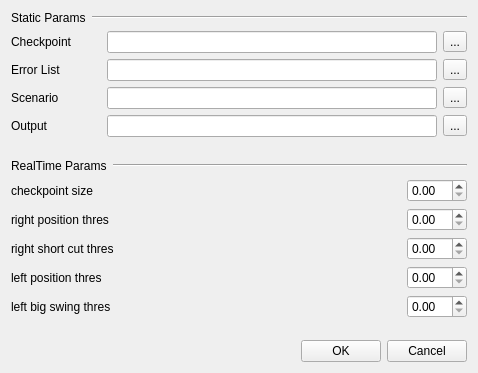
<?xml version="1.0" encoding="UTF-8"?>
<ui version="4.0">
 <class>ScenarioCheck</class>
 <widget class="QWidget" name="ScenarioCheck">
  <property name="geometry">
   <rect>
    <x>0</x>
    <y>0</y>
    <width>478</width>
    <height>373</height>
   </rect>
  </property>
  <property name="sizePolicy">
   <sizepolicy hsizetype="Fixed" vsizetype="Fixed">
    <horstretch>0</horstretch>
    <verstretch>0</verstretch>
   </sizepolicy>
  </property>
  <property name="windowTitle">
   <string>Form</string>
  </property>
  <layout class="QVBoxLayout" name="verticalLayout">
   <item>
    <layout class="QHBoxLayout" name="horizontalLayout_12">
     <item>
      <widget class="QLabel" name="label_2">
       <property name="text">
        <string>Static Params</string>
       </property>
      </widget>
     </item>
     <item>
      <widget class="Line" name="line_2">
       <property name="sizePolicy">
        <sizepolicy hsizetype="Expanding" vsizetype="Fixed">
         <horstretch>0</horstretch>
         <verstretch>0</verstretch>
        </sizepolicy>
       </property>
       <property name="orientation">
        <enum>Qt::Horizontal</enum>
       </property>
      </widget>
     </item>
    </layout>
   </item>
   <item>
    <layout class="QHBoxLayout" name="horizontalLayout_2">
     <item>
      <widget class="QLabel" name="checkpoint_label">
       <property name="minimumSize">
        <size>
         <width>90</width>
         <height>0</height>
        </size>
       </property>
       <property name="text">
        <string>Checkpoint</string>
       </property>
      </widget>
     </item>
     <item>
      <widget class="QLineEdit" name="checkpoint_text"/>
     </item>
     <item>
      <widget class="QToolButton" name="checkpoint_tool">
       <property name="sizePolicy">
        <sizepolicy hsizetype="Fixed" vsizetype="Fixed">
         <horstretch>0</horstretch>
         <verstretch>0</verstretch>
        </sizepolicy>
       </property>
       <property name="text">
        <string>...</string>
       </property>
      </widget>
     </item>
    </layout>
   </item>
   <item>
    <layout class="QHBoxLayout" name="horizontalLayout_3">
     <item>
      <widget class="QLabel" name="error_list_label">
       <property name="minimumSize">
        <size>
         <width>90</width>
         <height>0</height>
        </size>
       </property>
       <property name="text">
        <string>Error List</string>
       </property>
      </widget>
     </item>
     <item>
      <widget class="QLineEdit" name="error_list_text"/>
     </item>
     <item>
      <widget class="QToolButton" name="error_list_tool">
       <property name="sizePolicy">
        <sizepolicy hsizetype="Fixed" vsizetype="Fixed">
         <horstretch>0</horstretch>
         <verstretch>0</verstretch>
        </sizepolicy>
       </property>
       <property name="text">
        <string>...</string>
       </property>
      </widget>
     </item>
    </layout>
   </item>
   <item>
    <layout class="QHBoxLayout" name="horizontalLayout_4">
     <item>
      <widget class="QLabel" name="scenario_label">
       <property name="minimumSize">
        <size>
         <width>90</width>
         <height>0</height>
        </size>
       </property>
       <property name="text">
        <string>Scenario</string>
       </property>
      </widget>
     </item>
     <item>
      <widget class="QLineEdit" name="scenario_text"/>
     </item>
     <item>
      <widget class="QToolButton" name="scenario_tool">
       <property name="sizePolicy">
        <sizepolicy hsizetype="Fixed" vsizetype="Fixed">
         <horstretch>0</horstretch>
         <verstretch>0</verstretch>
        </sizepolicy>
       </property>
       <property name="text">
        <string>...</string>
       </property>
      </widget>
     </item>
    </layout>
   </item>
   <item>
    <layout class="QHBoxLayout" name="horizontalLayout_5">
     <item>
      <widget class="QLabel" name="output_label">
       <property name="minimumSize">
        <size>
         <width>90</width>
         <height>0</height>
        </size>
       </property>
       <property name="text">
        <string>Output</string>
       </property>
      </widget>
     </item>
     <item>
      <widget class="QLineEdit" name="optput_text"/>
     </item>
     <item>
      <widget class="QToolButton" name="output_tool">
       <property name="sizePolicy">
        <sizepolicy hsizetype="Fixed" vsizetype="Fixed">
         <horstretch>0</horstretch>
         <verstretch>0</verstretch>
        </sizepolicy>
       </property>
       <property name="text">
        <string>...</string>
       </property>
      </widget>
     </item>
    </layout>
   </item>
   <item>
    <spacer name="verticalSpacer">
     <property name="orientation">
      <enum>Qt::Vertical</enum>
     </property>
     <property name="sizeHint" stdset="0">
      <size>
       <width>20</width>
       <height>0</height>
      </size>
     </property>
    </spacer>
   </item>
   <item>
    <layout class="QHBoxLayout" name="horizontalLayout_11">
     <item>
      <widget class="QLabel" name="label">
       <property name="text">
        <string>RealTime Params</string>
       </property>
      </widget>
     </item>
     <item>
      <widget class="Line" name="line">
       <property name="sizePolicy">
        <sizepolicy hsizetype="Expanding" vsizetype="Fixed">
         <horstretch>0</horstretch>
         <verstretch>0</verstretch>
        </sizepolicy>
       </property>
       <property name="orientation">
        <enum>Qt::Horizontal</enum>
       </property>
      </widget>
     </item>
    </layout>
   </item>
   <item>
    <layout class="QHBoxLayout" name="horizontalLayout_6">
     <item>
      <widget class="QLabel" name="checkpoint_size_label">
       <property name="text">
        <string>checkpoint size</string>
       </property>
      </widget>
     </item>
     <item>
      <widget class="QDoubleSpinBox" name="checkpoint_size_value">
       <property name="sizePolicy">
        <sizepolicy hsizetype="Expanding" vsizetype="Expanding">
         <horstretch>0</horstretch>
         <verstretch>0</verstretch>
        </sizepolicy>
       </property>
       <property name="minimumSize">
        <size>
         <width>0</width>
         <height>0</height>
        </size>
       </property>
       <property name="maximumSize">
        <size>
         <width>60</width>
         <height>30</height>
        </size>
       </property>
       <property name="buttonSymbols">
        <enum>QAbstractSpinBox::UpDownArrows</enum>
       </property>
      </widget>
     </item>
    </layout>
   </item>
   <item>
    <layout class="QHBoxLayout" name="horizontalLayout_7">
     <item>
      <widget class="QLabel" name="right_position_thres_label">
       <property name="text">
        <string>right position thres</string>
       </property>
      </widget>
     </item>
     <item>
      <widget class="QDoubleSpinBox" name="right_position_thres_value">
       <property name="sizePolicy">
        <sizepolicy hsizetype="Expanding" vsizetype="Expanding">
         <horstretch>0</horstretch>
         <verstretch>0</verstretch>
        </sizepolicy>
       </property>
       <property name="maximumSize">
        <size>
         <width>60</width>
         <height>30</height>
        </size>
       </property>
      </widget>
     </item>
    </layout>
   </item>
   <item>
    <layout class="QHBoxLayout" name="horizontalLayout_8">
     <item>
      <widget class="QLabel" name="right_short_cut_thres_label">
       <property name="text">
        <string>right short cut thres</string>
       </property>
      </widget>
     </item>
     <item>
      <widget class="QDoubleSpinBox" name="right_short_cut_thres_value">
       <property name="sizePolicy">
        <sizepolicy hsizetype="Expanding" vsizetype="Expanding">
         <horstretch>0</horstretch>
         <verstretch>0</verstretch>
        </sizepolicy>
       </property>
       <property name="minimumSize">
        <size>
         <width>0</width>
         <height>0</height>
        </size>
       </property>
       <property name="maximumSize">
        <size>
         <width>60</width>
         <height>30</height>
        </size>
       </property>
      </widget>
     </item>
    </layout>
   </item>
   <item>
    <layout class="QHBoxLayout" name="horizontalLayout_9">
     <item>
      <widget class="QLabel" name="left_position_thres_label">
       <property name="text">
        <string>left position thres</string>
       </property>
      </widget>
     </item>
     <item>
      <widget class="QDoubleSpinBox" name="left_position_thres_value">
       <property name="sizePolicy">
        <sizepolicy hsizetype="Expanding" vsizetype="Expanding">
         <horstretch>0</horstretch>
         <verstretch>0</verstretch>
        </sizepolicy>
       </property>
       <property name="maximumSize">
        <size>
         <width>60</width>
         <height>30</height>
        </size>
       </property>
      </widget>
     </item>
    </layout>
   </item>
   <item>
    <layout class="QHBoxLayout" name="horizontalLayout_10">
     <item>
      <widget class="QLabel" name="left_big_swing_thres_label">
       <property name="text">
        <string>left big swing thres</string>
       </property>
      </widget>
     </item>
     <item>
      <widget class="QDoubleSpinBox" name="left_big_swing_thres_value">
       <property name="sizePolicy">
        <sizepolicy hsizetype="Expanding" vsizetype="Expanding">
         <horstretch>0</horstretch>
         <verstretch>0</verstretch>
        </sizepolicy>
       </property>
       <property name="maximumSize">
        <size>
         <width>60</width>
         <height>30</height>
        </size>
       </property>
      </widget>
     </item>
    </layout>
   </item>
   <item>
    <spacer name="verticalSpacer_2">
     <property name="orientation">
      <enum>Qt::Vertical</enum>
     </property>
     <property name="sizeHint" stdset="0">
      <size>
       <width>20</width>
       <height>0</height>
      </size>
     </property>
    </spacer>
   </item>
   <item>
    <layout class="QHBoxLayout" name="horizontalLayout">
     <item>
      <spacer name="horizontalSpacer">
       <property name="orientation">
        <enum>Qt::Horizontal</enum>
       </property>
       <property name="sizeHint" stdset="0">
        <size>
         <width>40</width>
         <height>20</height>
        </size>
       </property>
      </spacer>
     </item>
     <item>
      <widget class="QPushButton" name="ok">
       <property name="text">
        <string>OK</string>
       </property>
      </widget>
     </item>
     <item>
      <widget class="QPushButton" name="cancel">
       <property name="text">
        <string>Cancel</string>
       </property>
      </widget>
     </item>
    </layout>
   </item>
  </layout>
 </widget>
 <resources/>
 <connections>
  <connection>
   <sender>ScenarioCheck</sender>
   <signal>checkpoint_file_selected(QString)</signal>
   <receiver>checkpoint_text</receiver>
   <slot>setText(QString)</slot>
   <hints>
    <hint type="sourcelabel">
     <x>502</x>
     <y>5</y>
    </hint>
    <hint type="destinationlabel">
     <x>483</x>
     <y>15</y>
    </hint>
   </hints>
  </connection>
  <connection>
   <sender>ScenarioCheck</sender>
   <signal>error_list_file_selected(QString)</signal>
   <receiver>error_list_text</receiver>
   <slot>setText(QString)</slot>
   <hints>
    <hint type="sourcelabel">
     <x>543</x>
     <y>52</y>
    </hint>
    <hint type="destinationlabel">
     <x>464</x>
     <y>55</y>
    </hint>
   </hints>
  </connection>
  <connection>
   <sender>ScenarioCheck</sender>
   <signal>scenario_file_selected(QString)</signal>
   <receiver>scenario_text</receiver>
   <slot>setText(QString)</slot>
   <hints>
    <hint type="sourcelabel">
     <x>543</x>
     <y>92</y>
    </hint>
    <hint type="destinationlabel">
     <x>427</x>
     <y>85</y>
    </hint>
   </hints>
  </connection>
  <connection>
   <sender>ScenarioCheck</sender>
   <signal>output_file_selected(QString)</signal>
   <receiver>optput_text</receiver>
   <slot>setText(QString)</slot>
   <hints>
    <hint type="sourcelabel">
     <x>542</x>
     <y>132</y>
    </hint>
    <hint type="destinationlabel">
     <x>417</x>
     <y>116</y>
    </hint>
   </hints>
  </connection>
  <connection>
   <sender>cancel</sender>
   <signal>clicked()</signal>
   <receiver>ScenarioCheck</receiver>
   <slot>close()</slot>
   <hints>
    <hint type="sourcelabel">
     <x>512</x>
     <y>387</y>
    </hint>
    <hint type="destinationlabel">
     <x>516</x>
     <y>434</y>
    </hint>
   </hints>
  </connection>
 </connections>
 <slots>
  <signal>checkpoint_file_selected(QString)</signal>
  <signal>error_list_file_selected(QString)</signal>
  <signal>scenario_file_selected(QString)</signal>
  <signal>output_file_selected(QString)</signal>
 </slots>
</ui>
